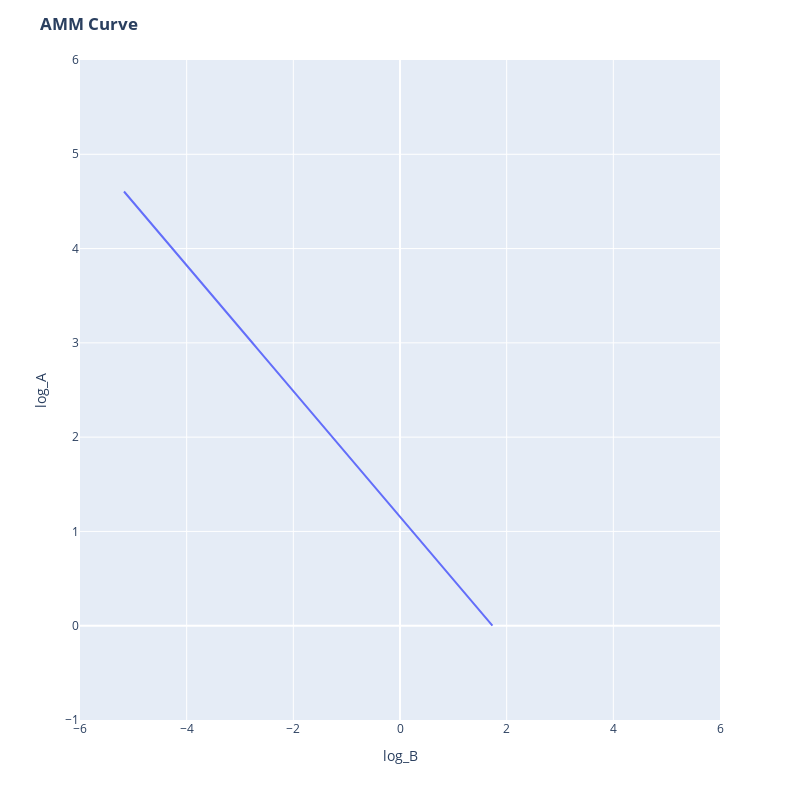

Write notebook code for a chart like this one.
### Code cell
#plot curves with all 

fig = px.line(List, x='log_B', y='log_A')

fig.update_xaxes(range=[-6, 6])
fig.update_yaxes(range=[-1, 6])
fig.update_layout(height=800, width=800, title_text='<b>AMM Curve</b>')

fig.show()
